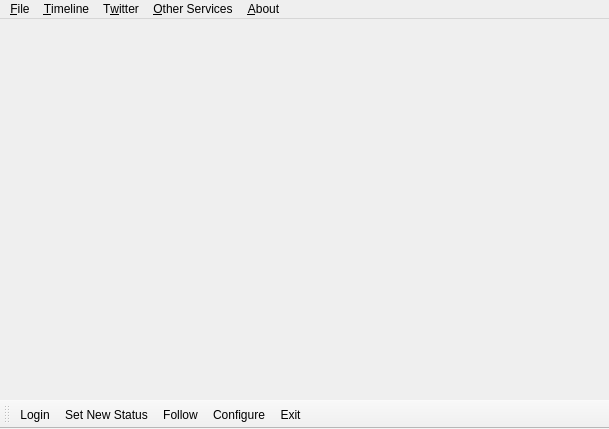
<?xml version="1.0" encoding="UTF-8"?>
<ui version="4.0">
 <class>MainWindow</class>
 <widget class="QMainWindow" name="MainWindow">
  <property name="geometry">
   <rect>
    <x>0</x>
    <y>0</y>
    <width>609</width>
    <height>429</height>
   </rect>
  </property>
  <property name="windowTitle">
   <string>Twitter Client made in qt , This is UI First</string>
  </property>
  <property name="windowIcon">
   <iconset resource="../images/images.qrc">
    <normaloff>:/twitter/TwitterPostIcon.png</normaloff>:/twitter/TwitterPostIcon.png</iconset>
  </property>
  <property name="layoutDirection">
   <enum>Qt::LeftToRight</enum>
  </property>
  <property name="autoFillBackground">
   <bool>false</bool>
  </property>
  <property name="styleSheet">
   <string notr="true">background-image: url(:/globalStyle/work_area.png);</string>
  </property>
  <widget class="QWidget" name="centralwidget">
   <widget class="QLabel" name="twitterImageLabel">
    <property name="geometry">
     <rect>
      <x>130</x>
      <y>80</y>
      <width>221</width>
      <height>61</height>
     </rect>
    </property>
    <property name="text">
     <string/>
    </property>
    <property name="pixmap">
     <pixmap resource="../images/images.qrc">:/twitter/Twitter.png</pixmap>
    </property>
   </widget>
   <widget class="QLabel" name="textLabelMainWindow">
    <property name="geometry">
     <rect>
      <x>10</x>
      <y>0</y>
      <width>641</width>
      <height>381</height>
     </rect>
    </property>
    <property name="layoutDirection">
     <enum>Qt::LeftToRight</enum>
    </property>
    <property name="autoFillBackground">
     <bool>false</bool>
    </property>
    <property name="text">
     <string/>
    </property>
    <property name="textFormat">
     <enum>Qt::RichText</enum>
    </property>
    <property name="scaledContents">
     <bool>true</bool>
    </property>
    <property name="alignment">
     <set>Qt::AlignLeading|Qt::AlignLeft|Qt::AlignTop</set>
    </property>
    <property name="wordWrap">
     <bool>true</bool>
    </property>
    <property name="openExternalLinks">
     <bool>true</bool>
    </property>
   </widget>
  </widget>
  <widget class="QMenuBar" name="menubar">
   <property name="geometry">
    <rect>
     <x>0</x>
     <y>0</y>
     <width>609</width>
     <height>26</height>
    </rect>
   </property>
   <property name="autoFillBackground">
    <bool>false</bool>
   </property>
   <property name="styleSheet">
    <string notr="true">font: 75 italic 10pt &quot;Utopia&quot;;
</string>
   </property>
   <property name="defaultUp">
    <bool>false</bool>
   </property>
   <widget class="QMenu" name="menuFile">
    <property name="title">
     <string>&amp;File</string>
    </property>
    <addaction name="actionLogin"/>
    <addaction name="actionLogout"/>
    <addaction name="actionPrint"/>
    <addaction name="separator"/>
    <addaction name="actionConfigure"/>
    <addaction name="actionExit"/>
   </widget>
   <widget class="QMenu" name="menuAbout">
    <property name="title">
     <string>&amp;Timeline</string>
    </property>
    <addaction name="actionPublic"/>
    <addaction name="actionFriends"/>
    <addaction name="actionOwn"/>
   </widget>
   <widget class="QMenu" name="menuAbout_2">
    <property name="title">
     <string>&amp;About</string>
    </property>
    <addaction name="separator"/>
    <addaction name="actionIs_It_Working"/>
    <addaction name="actionAbout_Qt_Twitter"/>
    <addaction name="actionAbout_Qt"/>
    <addaction name="actionHelp"/>
   </widget>
   <widget class="QMenu" name="menuOther_Services">
    <property name="title">
     <string>&amp;Other Services</string>
    </property>
    <widget class="QMenu" name="menuSet_FaceBook_Status">
     <property name="tearOffEnabled">
      <bool>false</bool>
     </property>
     <property name="title">
      <string>Set FaceBook Status</string>
     </property>
     <property name="separatorsCollapsible">
      <bool>false</bool>
     </property>
     <addaction name="actionFacebook_Status_Twitter"/>
    </widget>
    <addaction name="menuSet_FaceBook_Status"/>
    <addaction name="actionView_Images_From_Area"/>
   </widget>
   <widget class="QMenu" name="menuTwitter">
    <property name="title">
     <string>T&amp;witter</string>
    </property>
    <addaction name="actionSet_New_Status"/>
    <addaction name="actionFollow"/>
    <addaction name="actionLeave"/>
    <addaction name="actionUser_Methods"/>
    <addaction name="actionDirect_Message_Methods"/>
    <addaction name="actionFriendship_Methods"/>
    <addaction name="actionArchive"/>
    <addaction name="actionFavorite_Methods"/>
    <addaction name="actionBlock_Methods"/>
   </widget>
   <addaction name="menuFile"/>
   <addaction name="menuAbout"/>
   <addaction name="menuTwitter"/>
   <addaction name="menuOther_Services"/>
   <addaction name="menuAbout_2"/>
  </widget>
  <widget class="QToolBar" name="toolBar">
   <property name="acceptDrops">
    <bool>false</bool>
   </property>
   <property name="windowTitle">
    <string>toolBar</string>
   </property>
   <property name="layoutDirection">
    <enum>Qt::LeftToRight</enum>
   </property>
   <property name="autoFillBackground">
    <bool>false</bool>
   </property>
   <property name="styleSheet">
    <string notr="true"/>
   </property>
   <property name="movable">
    <bool>true</bool>
   </property>
   <property name="floatable">
    <bool>true</bool>
   </property>
   <attribute name="toolBarArea">
    <enum>BottomToolBarArea</enum>
   </attribute>
   <attribute name="toolBarBreak">
    <bool>false</bool>
   </attribute>
   <addaction name="actionLogin"/>
   <addaction name="actionSet_New_Status"/>
   <addaction name="actionFollow"/>
   <addaction name="actionConfigure"/>
   <addaction name="actionExit"/>
  </widget>
  <action name="actionLogin">
   <property name="enabled">
    <bool>true</bool>
   </property>
   <property name="icon">
    <iconset resource="../images/images.qrc">
     <normaloff>:/twitter/user-online.svg</normaloff>
     <normalon>:/twitter/twitter_system_tray1.png</normalon>:/twitter/user-online.svg</iconset>
   </property>
   <property name="text">
    <string>&amp;Login</string>
   </property>
   <property name="toolTip">
    <string>Login To Twitter</string>
   </property>
   <property name="statusTip">
    <string>Simple Login to twitter</string>
   </property>
   <property name="iconVisibleInMenu">
    <bool>true</bool>
   </property>
  </action>
  <action name="actionLogout">
   <property name="enabled">
    <bool>false</bool>
   </property>
   <property name="icon">
    <iconset resource="../images/images.qrc">
     <normaloff>:/twitter/user-offline.svg</normaloff>:/twitter/user-offline.svg</iconset>
   </property>
   <property name="text">
    <string>Logout</string>
   </property>
   <property name="toolTip">
    <string>Logout From Twitter</string>
   </property>
  </action>
  <action name="actionPrint">
   <property name="icon">
    <iconset resource="../images/images.qrc">
     <normaloff>:/twitter/print.jpeg</normaloff>:/twitter/print.jpeg</iconset>
   </property>
   <property name="text">
    <string>&amp;Print</string>
   </property>
  </action>
  <action name="actionPublic">
   <property name="icon">
    <iconset resource="../images/images.qrc">
     <normaloff>:/twitter/twitter_system_tray_2.0.png</normaloff>:/twitter/twitter_system_tray_2.0.png</iconset>
   </property>
   <property name="text">
    <string>Publi&amp;c</string>
   </property>
   <property name="statusTip">
    <string>Display TimeLine's From Twitter Server</string>
   </property>
  </action>
  <action name="actionFriends">
   <property name="icon">
    <iconset resource="../images/images.qrc">
     <normaloff>:/twitter/twitter_system_tray.png</normaloff>:/twitter/twitter_system_tray.png</iconset>
   </property>
   <property name="text">
    <string>Friend&amp;s</string>
   </property>
  </action>
  <action name="actionOwn">
   <property name="icon">
    <iconset resource="../images/images.qrc">
     <normaloff>:/twitter/twhitter_btn_02.png</normaloff>:/twitter/twhitter_btn_02.png</iconset>
   </property>
   <property name="text">
    <string>Ow&amp;n</string>
   </property>
  </action>
  <action name="actionAbout_Qt_Twitter">
   <property name="icon">
    <iconset resource="../images/images.qrc">
     <normaloff>:/twitter/TwitterPostIcon.png</normaloff>:/twitter/TwitterPostIcon.png</iconset>
   </property>
   <property name="text">
    <string>About Qt Twitter</string>
   </property>
  </action>
  <action name="actionAbout_Qt">
   <property name="icon">
    <iconset resource="../images/images.qrc">
     <normaloff>:/twitter/qt.png</normaloff>:/twitter/qt.png</iconset>
   </property>
   <property name="text">
    <string>About Qt</string>
   </property>
  </action>
  <action name="actionHelp">
   <property name="icon">
    <iconset resource="../images/images.qrc">
     <normaloff>:/twitter/help-about.svg</normaloff>:/twitter/help-about.svg</iconset>
   </property>
   <property name="text">
    <string>New From Twitter</string>
   </property>
  </action>
  <action name="actionExit">
   <property name="icon">
    <iconset resource="../images/images.qrc">
     <normaloff>:/twitter/application-exit.svg</normaloff>:/twitter/application-exit.svg</iconset>
   </property>
   <property name="text">
    <string>E&amp;xit</string>
   </property>
  </action>
  <action name="actionFacebook_Status_Twitter">
   <property name="checkable">
    <bool>true</bool>
   </property>
   <property name="icon">
    <iconset resource="../images/images.qrc">
     <normaloff>:/twitter/icon.facebook.png</normaloff>:/twitter/icon.facebook.png</iconset>
   </property>
   <property name="text">
    <string>Facebook Status = Twitter</string>
   </property>
   <property name="toolTip">
    <string>Set Facebook Status equal to Twitter's microblog from next update</string>
   </property>
   <property name="statusTip">
    <string>Set Facebook Status equal to Twitter's microblog from next update</string>
   </property>
   <property name="whatsThis">
    <string>Set Facebook Status equal to Twitter's microblog from next update</string>
   </property>
  </action>
  <action name="actionConfigure">
   <property name="icon">
    <iconset resource="../images/images.qrc">
     <normaloff>:/twitter/configure.svg</normaloff>:/twitter/configure.svg</iconset>
   </property>
   <property name="text">
    <string>Configure</string>
   </property>
  </action>
  <action name="actionSet_New_Status">
   <property name="icon">
    <iconset resource="../images/images.qrc">
     <normaloff>:/twitter/im-status-message-edit.svg</normaloff>:/twitter/im-status-message-edit.svg</iconset>
   </property>
   <property name="text">
    <string>Set New Status</string>
   </property>
  </action>
  <action name="actionFollow">
   <property name="icon">
    <iconset resource="../images/images.qrc">
     <normaloff>:/twitter/add-profile.svg</normaloff>:/twitter/add-profile.svg</iconset>
   </property>
   <property name="text">
    <string>Follow</string>
   </property>
  </action>
  <action name="actionLeave">
   <property name="icon">
    <iconset resource="../images/images.qrc">
     <normaloff>:/twitter/remove-profile.svg</normaloff>:/twitter/remove-profile.svg</iconset>
   </property>
   <property name="text">
    <string>Leave</string>
   </property>
  </action>
  <action name="actionUser_Methods">
   <property name="icon">
    <iconset resource="../images/images.qrc">
     <normaloff>:/twitter/personal.svg</normaloff>:/twitter/personal.svg</iconset>
   </property>
   <property name="text">
    <string>User Methods</string>
   </property>
  </action>
  <action name="actionDirect_Message_Methods">
   <property name="icon">
    <iconset resource="../images/images.qrc">
     <normaloff>:/twitter/message-unread.svg</normaloff>:/twitter/message-unread.svg</iconset>
   </property>
   <property name="text">
    <string>Direct Message Methods</string>
   </property>
  </action>
  <action name="actionFriendship_Methods">
   <property name="text">
    <string>Friendship Methods</string>
   </property>
  </action>
  <action name="actionArchive">
   <property name="text">
    <string>archive</string>
   </property>
  </action>
  <action name="actionFavorite_Methods">
   <property name="text">
    <string>Favorite Methods</string>
   </property>
  </action>
  <action name="actionBlock_Methods">
   <property name="text">
    <string>Block Methods</string>
   </property>
  </action>
  <action name="actionIs_It_Working">
   <property name="icon">
    <iconset resource="../images/images.qrc">
     <normaloff>:/twitter/questionmark</normaloff>:/twitter/questionmark</iconset>
   </property>
   <property name="text">
    <string>Is It Working?</string>
   </property>
  </action>
  <action name="actionView_Images_From_Area">
   <property name="text">
    <string>View Images From Area</string>
   </property>
  </action>
 </widget>
 <resources>
  <include location="../images/images.qrc"/>
 </resources>
 <connections>
  <connection>
   <sender>actionExit</sender>
   <signal>triggered()</signal>
   <receiver>MainWindow</receiver>
   <slot>close()</slot>
   <hints>
    <hint type="sourcelabel">
     <x>-1</x>
     <y>-1</y>
    </hint>
    <hint type="destinationlabel">
     <x>240</x>
     <y>142</y>
    </hint>
   </hints>
  </connection>
 </connections>
</ui>
